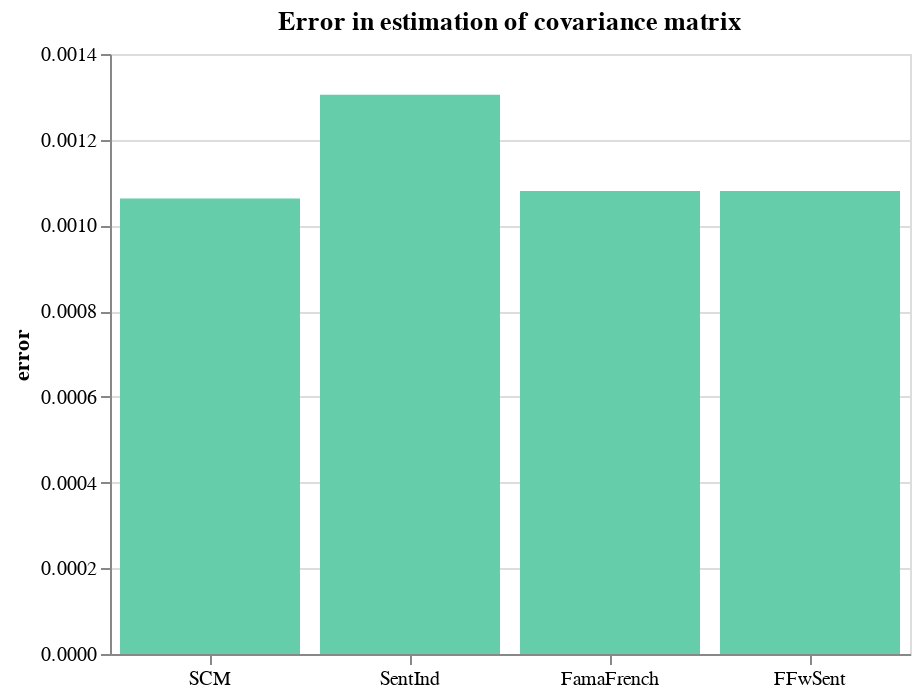

Notebook source saved alongside this figure:
### Markdown cell above
## 2.2. Compare the different estimates in the test data

### Code cell
Sigma_true = X_tst.cov()

# ntype = 2    # Square Error
ntype = "fro"  # Frobenious
error = pd.DataFrame({
    "SCM": norm(Sigma_SCM.to_numpy() - Sigma_true.to_numpy(), ord=ntype),
    # "SP500": norm(Sigma_SP500 - Sigma_true.to_numpy(), ord=ntype),
    "SentInd": norm(Sigma_SentInx - Sigma_true.to_numpy(), ord=ntype),
    "FamaFrench": norm(Sigma_FamaFrench - Sigma_true.to_numpy(), ord=ntype),
    "FFwSent": norm(Sigma_FFS.to_numpy() - Sigma_true.to_numpy(), ord=ntype)
    # "SPwSent": norm(Sigma_SPS.to_numpy() - Sigma_true.to_numpy(), ord=ntype)
}, index=[0])

print(
f"""
ntype: {ntype}
begin_date, end_date: {begin_date}, {end_date}
{error}
""")

## results with ntype="F"
##period: "2015-01-01" -- "2017-12-31"
## SCM          SP500         SentInd     FamaFrench    FFwSent      SPwSent
## 0.0013375661 0.0013668716 0.0009558232 0.0013449131  0.0013446866 0.0013683905

##period: "2017-01-01" -- 2019-12-20
## SCM          SP500         SentInd     FamaFrench     FFwSent      SPwSent
##0.0007881752 0.0014819731 0.0014808638 0.0008278798 0.0008274631  0.0008515856

##period: "2018-01-01" -- "2019-12-20"
# SCM           SP500     SentInd     FamaFrench    FFwSent   SPwSent
# 0.001062601 0.001314912 0.001304737 0.001080412 0.001080261 0.001102308

##period: "2015-01-01" -- 2019-12-20
## SCM          SP500         SentInd     FamaFrench     FFwSent      SPwSent
## 0.0005474218 0.0006260718 0.0012638483 0.0005925660 0.0005926426  0.0006264030

# order = ["SCM", "SP500", "SentInd", "FamaFrench", "FFwSent", "SPwSent"]
order = ["SCM", "SentInd", "FamaFrench", "FFwSent"]
alt.Chart(error.melt(value_name='error')).mark_bar().encode(
    x = alt.X('variable', title='', axis=alt.Axis(labelAngle=0), sort=order),
    y = 'error',
    color = alt.value("mediumaquamarine")
).properties(
    title="Error in estimation of covariance matrix",
    height=300,
    width=400
)

### Figure 1 — Vega-Lite specification as saved in the notebook (floating-point values rounded to 4 significant figures)
{"config": {"view": {"continuousWidth": 300, "continuousHeight": 300}}, "data": {"name": "data-7e403477a9261fc50fe9d61849302bd3"}, "mark": {"type": "bar"}, "encoding": {"color": {"value": "mediumaquamarine"}, "x": {"axis": {"labelAngle": 0}, "field": "variable", "sort": ["SCM", "SentInd", "FamaFrench", "FFwSent"], "title": "", "type": "nominal"}, "y": {"field": "error", "type": "quantitative"}}, "height": 300, "title": "Error in estimation of covariance matrix", "width": 400, "$schema": "https://vega.github.io/schema/vega-lite/v5.17.0.json", "datasets": {"data-7e403477a9261fc50fe9d61849302bd3": [{"variable": "SCM", "error": 0.001063}, {"variable": "SentInd", "error": 0.001305}, {"variable": "FamaFrench", "error": 0.00108}, {"variable": "FFwSent", "error": 0.00108}]}}
